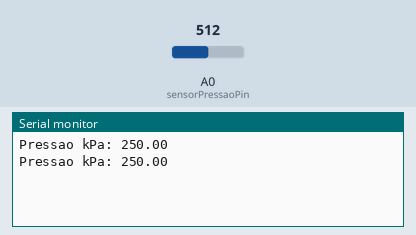
A sketch run on a simulated Arduino Uno, built with avr-gcc and run on an emulated ATmega328P. Parts: the last lines printed to the serial monitor. The inputs (shaded band) are chosen by the test bench; at power-on: A0 (sensorPressaoPin) = 512. Storage starts empty.

Above: at 3.8 s.
3.9 s: A0 (sensorPressaoPin) set to 716
At 6.5 s:
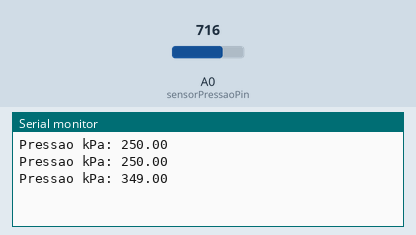
7.8 s: A0 (sensorPressaoPin) set to 900
At 10.1 s:
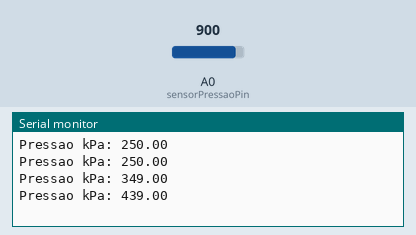
Timing chart, 0 to 11.6 s (numbered marks = the images above; inputs shaded):
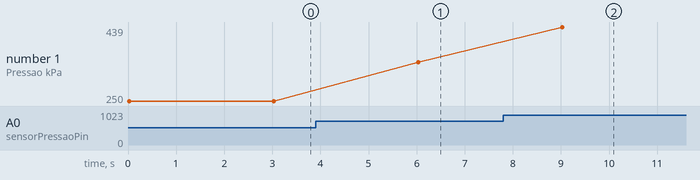

The sketch:

codigo_novo_KPa_Serial1.SD.ino
```cpp
#include <SD.h>

const int sensorPressaoPin = A0; // Pino de leitura do sensor de pressão
const int chipSelect = 4; // Pino CS para o módulo SD

File dataFile;

void setup() {
  Serial.begin(115200); // Inicializa a comunicação serial

  // Inicializa o módulo SD
  if (!SD.begin(chipSelect)) {
    Serial.println("Erro SD");
    while (1); // Trava o código em caso de erro
  }

  dataFile = SD.open("dados.txt", FILE_WRITE);
  if (!dataFile) {
    Serial.println("Erro abrir arquivo");
    while (1); // Trava o código em caso de erro
  }
}

void loop() {
  float sensorValue = analogRead(sensorPressaoPin); // Lê o valor do sensor (de 0 a 1023)
  float pressure = map(sensorValue, 0, 1023, 0, 500); // Mapeia o valor do sensor para uma faixa de pressão (em kPa)

  Serial.print("Pressao kPa: ");
  Serial.println(pressure);

  // Salvando dados no arquivo SD
  if (dataFile) {
    dataFile.print("Pressao kPa: ");
    dataFile.println(pressure);
    dataFile.flush(); // Garante que os dados sejam escritos no cartão SD
  }

  delay(3000);
}
```

Measured:
- after the input at 3.9 s, the serial monitor: prints a new line after 2.1 s (image 1)
- after the input at 7.8 s, the serial monitor: prints a new line after 1.2 s (image 2)
- plotted number 1: 250 → 349 after the input at 3.9 s, 349 → 439 after the input at 7.8 s
